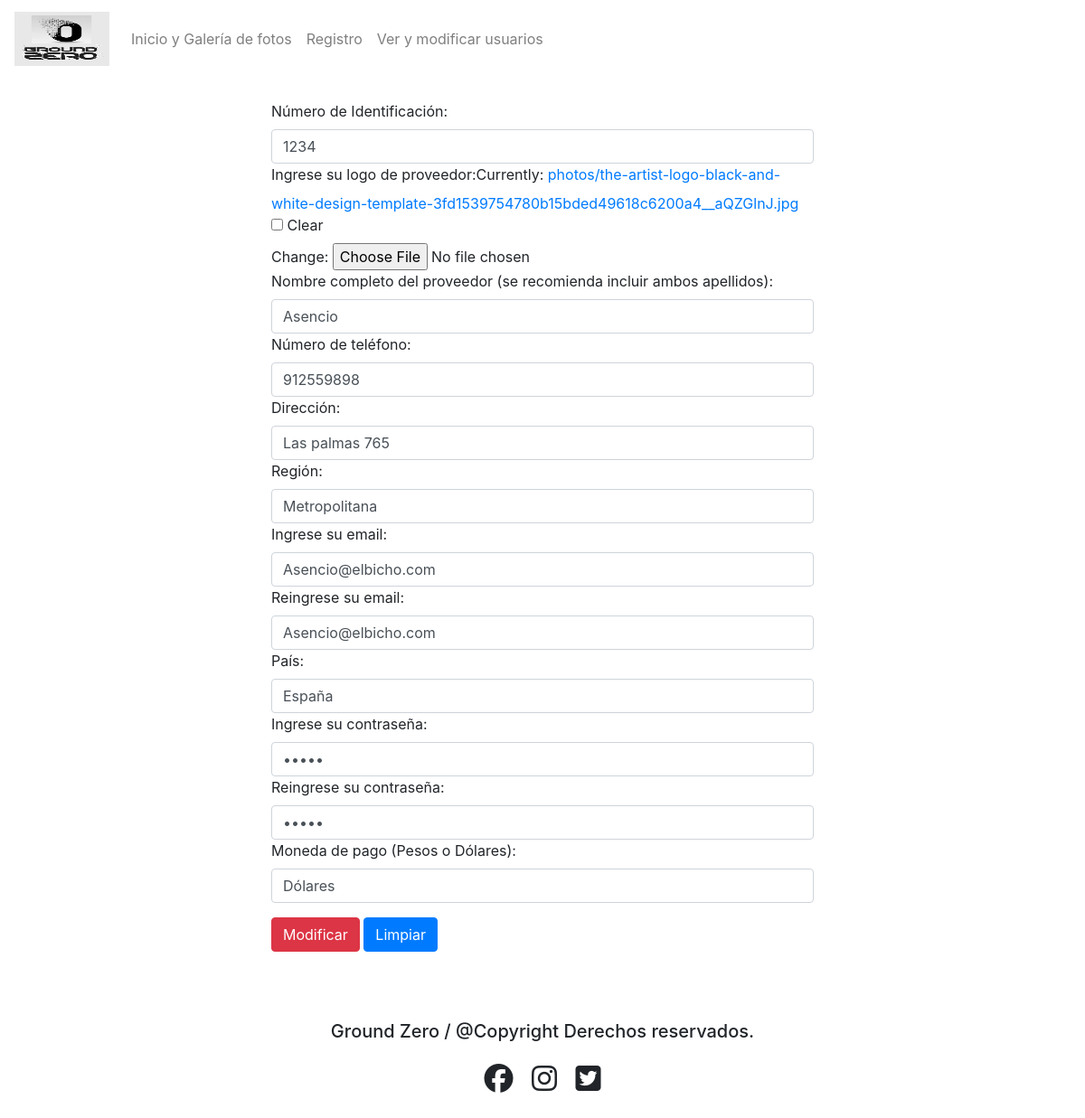
The page /form_mod_usuario/1234 on the database its author committed.
### proveedores/models.py (models this page shows, shortened)
class Usuario(models.Model):
    numId = models.CharField(primary_key=True, max_length=10,  verbose_name='Número de indentificación')
    logoProveedor = models.ImageField(upload_to='photos', null=True, blank=True, verbose_name='Logo del proveedor')
    nombre = models.CharField(max_length=10, verbose_name='Nombre de proveedor')
    fono = models.CharField(max_length=12, verbose_name='Número de teléfono')
    direccion = models.CharField(max_length=20, verbose_name='direccion')
    region = models.CharField(max_length=20, verbose_name='Región')
    email = models.EmailField(verbose_name='Email')
    email2 = models.EmailField(verbose_name='Reingrese su Email')
    pais = models.CharField(max_length=20, verbose_name='Pais')
    contrasenna = models.CharField(max_length=12, verbose_name='Contraseña')
    contrasenna2 = models.CharField(max_length=12, verbose_name='Reingrese su Contraseña')
    moneda_pago = models.CharField(max_length=10, verbose_name='Moneda de pago: pesos/dólares')

### proveedores/views.py (the view)
# urls.py: path('form_mod_usuario/<id>',form_mod_usuario, name="form_mod_usuario")
def form_mod_usuario(request,id):
    usuario = Usuario.objects.get(numId=id)
    datos={
        'form': UsuarioForm(instance=usuario)
    }
    if request.method == 'POST':
        formulario = UsuarioForm(data=request.POST, instance = usuario, files=request.FILES)
        if formulario.is_valid:
            formulario.save()
            return redirect('ver')
    return render(request, 'proveedores/form_mod_usuario.html', datos)

### proveedores/templates/proveedores/form_mod_usuario.html (shortened to what this page needs)
{% extends 'proveedores/base.html' %}
{% load static %}
{% block contenido %}
<div class="container">
    <div class='row'  style="padding-top: 25px;">
        <form method="POST" action="#" id="formulario" enctype="multipart/form-data">
            <div class="form-group">
                {{form.as_table}}
            </div>
            <div class="form-group">
                <input type="submit" class="btn btn-danger" id="modificar" value="Modificar">
                <input type="reset" class="btn btn-primary" id="limpiar" value="Limpiar">
            </div>
        </form>
    </div>
</div>
{%endblock contenido%}

### proveedores/static/proveedores/css/estilos.css (style rules this page uses)
body { min-height: 400px; margin-bottom: 100px; clear: both; }
div { color:oscuro(this); background-color: oscuro(this); }
.container { position: relative; width: 50%; }

### rows shown on the page
Usuario: numId "1234", nombre "Asencio", fono "912559898", direccion "Las palmas 765", region "Metropolitana", email "Asencio@elbicho.com", email2 "Asencio@elbicho.com", pais "España", moneda_pago "Dólares"
